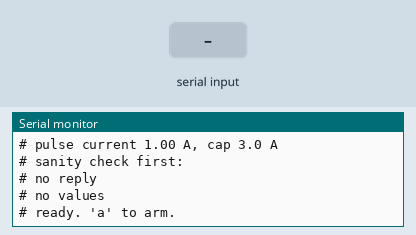
Simulated run of this sketch. Board: ESP32. Parts: the last lines printed to the serial monitor. Inputs (shaded band) come from the test bench.

Above: at 2.2 s.
2.3 s: "90,45\n" received over Serial
At 3.5 s:
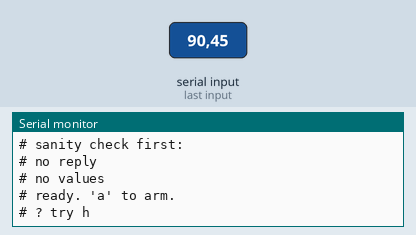
3.8 s: "x90\n" received over Serial
At 4.7 s:
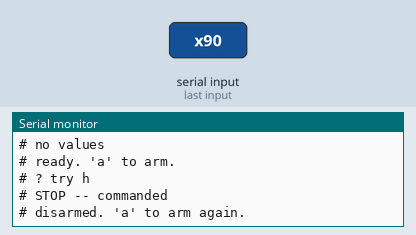
5.3 s: "a90\n" received over Serial
At 5.8 s:
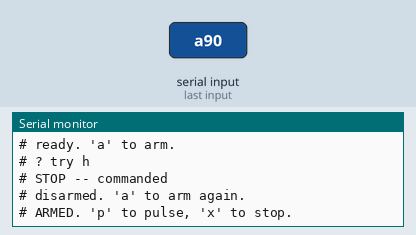
6.8 s: "p90\n" received over Serial
At 9.0 s:
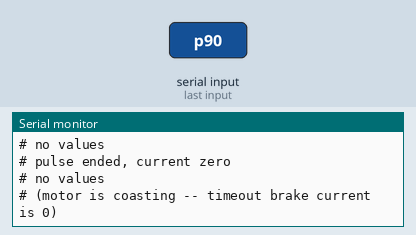
9.3 s: "b90\n" received over Serial
At 10.2 s:
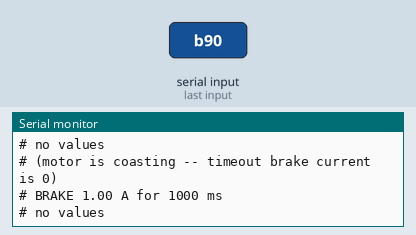
10.8 s: "c90\n" received over Serial
At 11.2 s:
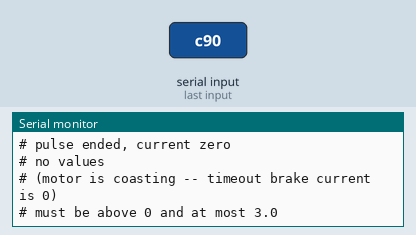

Measured:
- after the input at 2.3 s, the serial monitor: prints a new line at once (image 1)
- after the input at 3.8 s, the serial monitor: prints a new line at once (image 2)
- after the input at 5.3 s, the serial monitor: prints a new line at once (image 3)
- after the input at 6.8 s, the serial monitor: prints a new line at once (image 4)
- after the input at 9.3 s, the serial monitor: prints a new line at once (image 5)
- after the input at 10.8 s, the serial monitor: prints a new line at once (image 6)

The sketch:

uart_drive.ino
```cpp
/*
  uart_drive.ino  —  first command over UART
  ESP32-WROOM-32  <->  Flipsky Mini V6 MK5

  WHAT CHANGED FROM uart_hello
  That sketch could only listen. This one can also talk. It is the first
  code in this project that makes the motor move, so everything in it is
  built around bounding what can go wrong rather than around convenience.

  THE SAFETY MODEL, STATED PLAINLY
    1. Nothing moves until you arm it. Boot state is disarmed, zero current.
    2. A hard ceiling of 3 A is enforced inside the send function itself,
       so no command path anywhere in this file can exceed it. Your ESC is
       configured for 12 A; this is deliberately a quarter of that.
    3. The default move is a PULSE -- a fixed current for one second, then
       zero. Bounded in strength and in time. It cannot run away.
    4. 'x' zeroes current and disarms, from any state.
    5. The ESC's own 1-second timeout is the backstop: if this sketch
       crashes or the cable falls out, the ESC stops hearing commands and
       releases the motor by itself. We are relying on that on purpose.

  --------------------------------------------------------------------------
  BEFORE YOU UPLOAD THIS -- ALL FOUR

    [ ] Phase bullets connected, same letters as always
    [ ] Wheel OFF the bench, secured, free to spin, nothing in its path
    [ ] The ESC's power button within reach. That is the abort.
    [ ] App Settings -> General -> App to Use = UART   (and written)

  THE WHEEL WILL TURN. That is the point of this sketch.

  --------------------------------------------------------------------------
  WIRING   (unchanged from uart_hello)

    ESC COMM pin 3  TX/SCL   GREEN    ->   ESP32 D16   (RX2)
    ESC COMM pin 4  RX/SDA   ORANGE   ->   ESP32 D17   (TX2)
    ESC COMM pin 6  GND      WHITE    ->   ESP32 GND

  SERIAL  115200    screen /dev/cu.usbserial-XXXX 115200   (quit: Ctrl-A k y)

  COMMANDS
    a           arm
    x           STOP -- zero current and disarm
    p           pulse: the set current for 1 second, then zero
    c <amps>    set the pulse current, e.g.  c 1.5   (capped at 3.0)
    b           brake pulse: regenerative braking for 1 second
    g           read values once
    v           firmware version
    h           help

  START WITH  a  THEN  p  AT THE DEFAULT 1.0 A. Watch what the wheel does
  before you raise anything.
  --------------------------------------------------------------------------
*/

const int  PIN_RX    = 16;
const int  PIN_TX    = 17;
const long VESC_BAUD = 115200;

#define VESC Serial2

const uint8_t COMM_FW_VERSION       = 0;
const uint8_t COMM_GET_VALUES       = 4;
const uint8_t COMM_SET_CURRENT      = 6;
const uint8_t COMM_SET_CURRENT_BRAKE= 7;

// ---- the ceiling. nothing in this file can exceed it. ----
const float I_CAP      = 3.0f;
const float I_DEFAULT  = 1.0f;
const unsigned long PULSE_MS   = 1000;
const unsigned long REFRESH_MS = 20;     // re-send well inside the ESC's 1 s timeout

bool  armed    = false;
bool  pulsing  = false;
bool  braking  = false;
float setAmps  = I_DEFAULT;
unsigned long pulseStart = 0;
unsigned long lastSend   = 0;

uint8_t rxBuf[512];

// ---------------------------------------------------------------- protocol

uint16_t crc16(const uint8_t *buf, unsigned len) {
  uint16_t crc = 0;
  for (unsigned i = 0; i < len; i++) {
    crc ^= (uint16_t)buf[i] << 8;
    for (int b = 0; b < 8; b++)
      crc = (crc & 0x8000) ? (uint16_t)((crc << 1) ^ 0x1021) : (uint16_t)(crc << 1);
  }
  return crc;
}

void sendPayload(const uint8_t *payload, uint8_t len) {
  uint16_t crc = crc16(payload, len);
  VESC.write((uint8_t)0x02);
  VESC.write(len);
  VESC.write(payload, len);
  VESC.write((uint8_t)(crc >> 8));
  VESC.write((uint8_t)(crc & 0xFF));
  VESC.write((uint8_t)0x03);
}

void appendInt32(uint8_t *b, int &i, int32_t v) {
  b[i++] = (v >> 24) & 0xFF;  b[i++] = (v >> 16) & 0xFF;
  b[i++] = (v >>  8) & 0xFF;  b[i++] =  v        & 0xFF;
}

// Every motion command in this sketch goes through here. The clamp lives
// in one place on purpose -- there is no second path to the motor.
void sendMotorCurrent(uint8_t id, float amps) {
  if (!armed) amps = 0.0f;
  if (amps >  I_CAP) amps =  I_CAP;
  if (amps < -I_CAP) amps = -I_CAP;
  uint8_t p[5]; int i = 0;
  p[i++] = id;
  appendInt32(p, i, (int32_t)(amps * 1000.0f));
  sendPayload(p, i);
}

void allStop(const char *why) {
  pulsing = braking = false;
  armed = false;                       // clamp applies after this, so send 0 directly
  uint8_t p[5]; int i = 0;
  p[i++] = COMM_SET_CURRENT;
  appendInt32(p, i, 0);
  sendPayload(p, i);
  Serial.print("# STOP -- "); Serial.println(why);
  Serial.println("# disarmed. 'a' to arm again.");
}

int readPacket(unsigned long timeoutMs) {
  unsigned long t0 = millis();
  int state = 0, payLen = 0, got = 0, lenNeed = 1, lenGot = 0;
  uint16_t crcRx = 0;
  while (millis() - t0 < timeoutMs) {
    if (!VESC.available()) { delay(1); continue; }
    uint8_t c = VESC.read();
    switch (state) {
      case 0:
        if (c == 0x02)      { lenNeed = 1; lenGot = 0; payLen = 0; state = 1; }
        else if (c == 0x03) { lenNeed = 2; lenGot = 0; payLen = 0; state = 1; }
        break;
      case 1:
        payLen = (payLen << 8) | c;
        if (++lenGot >= lenNeed) {
          if (payLen <= 0 || payLen > (int)sizeof(rxBuf)) { state = 0; break; }
          got = 0; state = 2;
        }
        break;
      case 2:
        rxBuf[got++] = c;
        if (got >= payLen) { crcRx = 0; got = 0; state = 3; }
        break;
      case 3:
        crcRx = (crcRx << 8) | c;
        if (++got >= 2) state = 4;
        break;
      case 4:
        if (c == 0x03 && crc16(rxBuf, payLen) == crcRx) return payLen;
        state = 0;
        break;
    }
  }
  return -1;
}

int16_t rd16(const uint8_t *b, int &i) {
  int16_t v = (int16_t)(((uint16_t)b[i] << 8) | b[i+1]); i += 2; return v;
}
int32_t rd32(const uint8_t *b, int &i) {
  int32_t v = ((int32_t)b[i] << 24) | ((int32_t)b[i+1] << 16) |
              ((int32_t)b[i+2] << 8) | (int32_t)b[i+3];
  i += 4; return v;
}

// ---------------------------------------------------------------- telemetry

void showValues() {
  while (VESC.available()) VESC.read();
  uint8_t id = COMM_GET_VALUES;
  sendPayload(&id, 1);
  int len = readPacket(300);
  if (len < 29) { Serial.println("# no values"); return; }

  int i = 1;
  rd16(rxBuf, i);                              // temp fet
  rd16(rxBuf, i);                              // temp motor
  float iMotor = rd32(rxBuf, i) / 100.0f;
  float iInput = rd32(rxBuf, i) / 100.0f;
  rd32(rxBuf, i); rd32(rxBuf, i);              // id, iq
  float duty  = rd16(rxBuf, i) / 1000.0f;
  int32_t rpm = rd32(rxBuf, i);
  float volts = rd16(rxBuf, i) / 10.0f;

  Serial.print("#  erpm "); Serial.print(rpm);
  Serial.print("   km/h "); Serial.print(rpm / 482.0f, 2);   // 15 pole pairs, 82.5 mm
  Serial.print("   Imot "); Serial.print(iMotor, 2);
  Serial.print("   Ibat "); Serial.print(iInput, 2);
  Serial.print("   duty "); Serial.print(duty, 3);
  Serial.print("   V "); Serial.println(volts, 1);
  if (len > 53 && rxBuf[53] != 0) {
    Serial.print("# FAULT CODE "); Serial.println(rxBuf[53]);
  }
}

void showFw() {
  while (VESC.available()) VESC.read();
  uint8_t id = COMM_FW_VERSION;
  sendPayload(&id, 1);
  int len = readPacket(300);
  if (len < 3) { Serial.println("# no reply"); return; }
  Serial.print("# fw "); Serial.print(rxBuf[1]); Serial.print('.');
  if (rxBuf[2] < 10) Serial.print('0');
  Serial.print(rxBuf[2]); Serial.print("  hw ");
  for (int i = 3; i < len && rxBuf[i]; i++) Serial.print((char)rxBuf[i]);
  Serial.println();
}

// ---------------------------------------------------------------- commands

void help() {
  Serial.println("# a arm | x STOP | p pulse | c <amps> set | b brake");
  Serial.println("# g values | v firmware | h help");
  Serial.print("# pulse current "); Serial.print(setAmps, 2);
  Serial.print(" A, cap "); Serial.print(I_CAP, 1); Serial.println(" A");
}

void startPulse(bool brake) {
  if (!armed) { Serial.println("# not armed. press 'a' first."); return; }
  pulsing = true; braking = brake;
  pulseStart = millis(); lastSend = 0;
  Serial.print("# "); Serial.print(brake ? "BRAKE" : "PULSE");
  Serial.print(" "); Serial.print(setAmps, 2);
  Serial.print(" A for "); Serial.print(PULSE_MS); Serial.println(" ms");
  showValues();
}

void setup() {
  Serial.begin(115200);
  delay(400);
  VESC.begin(VESC_BAUD, SERIAL_8N1, PIN_RX, PIN_TX);

  // say nothing to the motor until asked
  Serial.println();
  Serial.println("=== uart_drive ===");
  Serial.println("# THIS SKETCH MOVES THE WHEEL.");
  Serial.println("# disarmed at boot. 'x' stops everything, any time.");
  help();
  Serial.println("# sanity check first:");
  showFw();
  showValues();
  Serial.println("# ready. 'a' to arm.");
}

void loop() {
  if (Serial.available()) {
    String line = Serial.readStringUntil('\n');
    line.trim();
    if (line.length()) {
      char cmd = line.charAt(0);
      if (cmd == 'x') allStop("commanded");
      else if (cmd == 'a') {
        armed = true;
        Serial.println("# ARMED. 'p' to pulse, 'x' to stop.");
      }
      else if (cmd == 'p') startPulse(false);
      else if (cmd == 'b') startPulse(true);
      else if (cmd == 'c') {
        float v = line.substring(1).toFloat();
        if (v > 0.0f && v <= I_CAP) {
          setAmps = v;
          Serial.print("# pulse current now "); Serial.print(setAmps, 2); Serial.println(" A");
        } else {
          Serial.print("# must be above 0 and at most "); Serial.println(I_CAP, 1);
        }
      }
      else if (cmd == 'g') showValues();
      else if (cmd == 'v') showFw();
      else if (cmd == 'h') help();
      else Serial.println("# ? try h");
    }
  }

  // ---- the pulse ----
  if (pulsing) {
    if (millis() - pulseStart >= PULSE_MS) {
      pulsing = false;
      sendMotorCurrent(COMM_SET_CURRENT, 0.0f);
      Serial.println("# pulse ended, current zero");
      delay(60);
      showValues();
      Serial.println("# (motor is coasting -- timeout brake current is 0)");
    } else if (millis() - lastSend >= REFRESH_MS) {
      lastSend = millis();
      sendMotorCurrent(braking ? COMM_SET_CURRENT_BRAKE : COMM_SET_CURRENT, setAmps);
    }
  }

  delay(4);     // keep the loop from starving the watchdog
}
```
